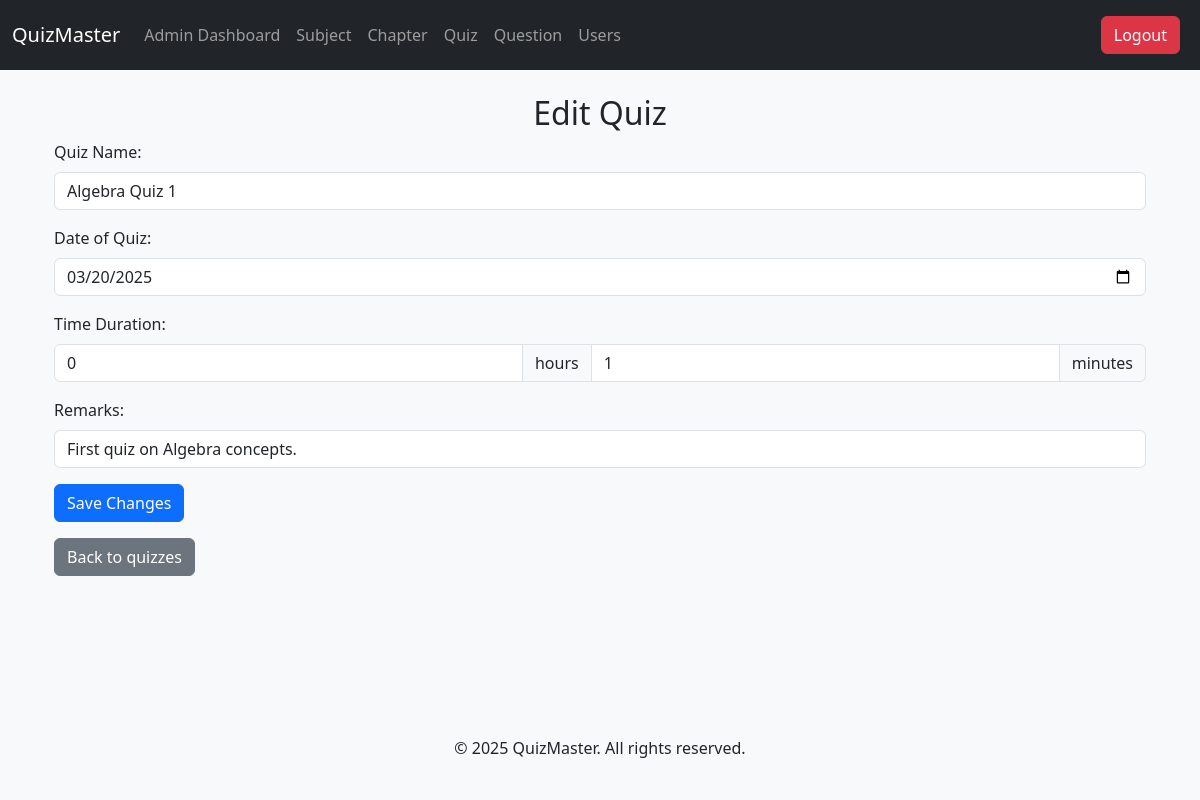
Screenshot of /admin/edit-quiz/1 (signed in) with the database file from the repository.
### tables this page shows
CREATE TABLE quizzes (
    id INTEGER PRIMARY KEY AUTOINCREMENT,
    quiz_name TEXT NOT NULL,
    chapter_id INTEGER NOT NULL,
    date_of_quiz DATE NOT NULL,
    time_duration INTEGER NOT NULL,  -- Change to INTEGER to store total minutes
    remarks TEXT,
    FOREIGN KEY (chapter_id) REFERENCES chapters (id) ON DELETE CASCADE
);

### app.py (the view, shortened to what this page needs)
@app.route('/admin/edit-quiz/<int:quiz_id>', methods=['GET', 'POST'])
@admin_required
def edit_quiz(quiz_id):
    conn = sqlite3.connect('database.db')
    cursor = conn.cursor()
    cursor.execute("SELECT * FROM quizzes WHERE id=?", (quiz_id,))
    quiz = cursor.fetchone()  # Fetch the quiz data to edit
    conn.close()
    return render_template('edit_quiz.html', quiz=quiz)  # Pass the quiz data to the template

### app.py (called while the page is built)
@login_manager.user_loader
def load_user(user_id):
    conn = sqlite3.connect('database.db')
    cursor = conn.cursor()
    cursor.execute("SELECT id, username, role FROM users WHERE id=?", (user_id,))
    user = cursor.fetchone()
    conn.close()
    if user:
        return User(user[0], user[1], user[2])
    return None

def admin_required(f):
    @wraps(f)
    def decorated_function(*args, **kwargs):
        if 'role' not in session or session['role'] != 'admin':
            return redirect(url_for('home'))  # Redirect to home if not admin
        return f(*args, **kwargs)
    return decorated_function

### templates/edit_quiz.html (shortened to what this page needs)
{% extends "base.html" %}
{% block content %}
<div class="container">
    <h2 class="text-center">Edit Quiz</h2>
    <form method="POST" action="/admin/edit-quiz/{{ quiz[0] }}">
        <div class="mb-3">
            <label for="quiz_name" class="form-label">Quiz Name:</label>
            <input type="text" class="form-control" id="quiz_name" name="quiz_name" value="{{ quiz[1] }}" required placeholder="Enter quiz name">
        </div>
        <div class="mb-3">
            <label for="date_of_quiz" class="form-label">Date of Quiz:</label>
            <input type="date" class="form-control" id="date_of_quiz" name="date_of_quiz" value="{{ quiz[3] }}" required>
        </div>
        <div class="mb-3">
            <label for="time_duration_hours" class="form-label">Time Duration:</label>
            <div class="input-group">
                <input type="number" class="form-control" id="time_duration_hours" name="time_duration_hours" value="{{ quiz[4] // 60 }}" min="0" required placeholder="Hours">
                <span class="input-group-text">hours</span>
                <input type="number" class="form-control" id="time_duration_minutes" name="time_duration_minutes" value="{{ quiz[4] % 60 }}" min="0" max="59" required placeholder="Minutes">
                <span class="input-group-text">minutes</span>
            </div>
        </div>
        <div class="mb-3">
            <label for="remarks" class="form-label">Remarks:</label>
            <input type="text" class="form-control" id="remarks" name="remarks" value="{{ quiz[5] }}" required placeholder="Enter remarks">
        </div>
        <button type="submit" class="btn btn-primary">Save Changes</button>
    </form>
    <a href="/admin/quiz" class="btn btn-secondary mt-3">Back to quizzes</a>
</div>
{% endblock %}

### templates/base.html (style rules this page uses)
html, body { height: 100%; }
body { display: flex; flex-direction: column; }

### rows the page displays
quizzes: quiz_name "Algebra Quiz 1", date_of_quiz "03/20/2025", time_duration_hours "0", time_duration_minutes "1", remarks "First quiz on Algebra concepts."
